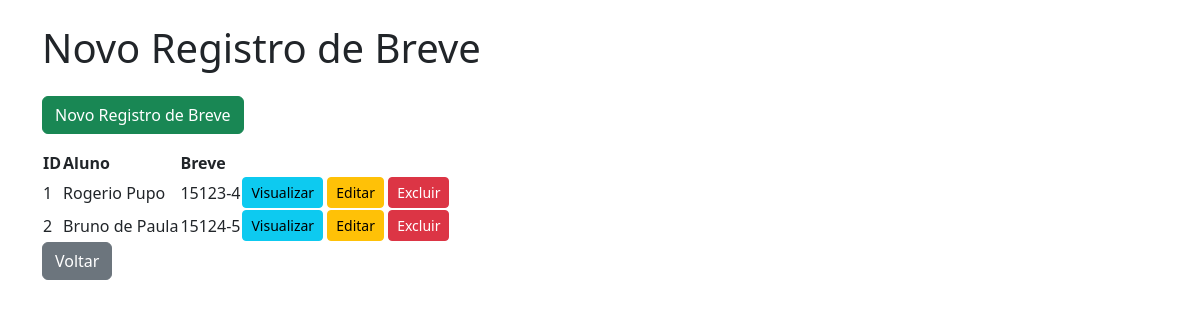
Screenshot of /breves/cadastro.php with the database file from the repository.
### tables this page shows
create table breves_emitidos
(
idBreve int auto_increment primary key,
numBreve varchar (10),
idAluno int,
constraint fk_idAluno_breve foreign key (idAluno) references alunos(idAluno)
);

create table alunos
(
idAluno int auto_increment primary key,
nomeAluno varchar (100)
);

### breves/cadastro.php (the view, shortened to what this page needs)
<?php
include("../conexao.php");
$buscarBreve = $conexao->query("SELECT breves_emitidos.idBreve, alunos.nomeAluno, breves_emitidos.numBreve from breves_emitidos inner join alunos ON breves_emitidos.idAluno=alunos.idAluno");
$exibirBreve = $buscarBreve->fetchAll(PDO::FETCH_ASSOC);
?>
<!DOCTYPE html>
<html lang="pt-br">
<head>
    <link href="https://cdn.jsdelivr.net/npm/bootstrap@5.3.3/dist/css/bootstrap.min.css" rel="stylesheet"
>
</head>
</head>
<body>
    <div class="container">
        <h1 class="my-4">Novo Registro de Breve</h1>
        <a href="inserir.php" class="btn btn-success mb-3">Novo Registro de Breve</a>
        <table>
            <theader>
                <tr>
                    <th>ID</th>
                    <th>Aluno</th>
                    <th>Breve</th>
                </tr>
            </theader>
            <?php foreach($exibirBreve as $breve): ?>
                <tr>
                    <td><?php echo htmlspecialchars($breve['idBreve']) ?></td>
                    <td><?php echo htmlspecialchars($breve['nomeAluno']) ?></td>
                    <td><?php echo htmlspecialchars($breve['numBreve']) ?></td>
                    <td>
                        <a href="visualizar.php?id=<?php echo $breve['idBreve']; ?>" class="btn btn-info btn-sm">Visualizar</a>
                        <a href="atualizar.php?id=<?php echo $breve['idBreve']; ?>" class="btn btn-warning btn-sm">Editar</a>
                        <a href="apagar.php?id=<?php echo $breve['idBreve']; ?>" class="btn btn-danger btn-sm"
                            onclick="return confirm('Tem certeza que deseja deletar este registro?')">Excluir</a>
                    </td>
                </tr>
            <?php endforeach; ?>
        </table>
        <a href="../index.php" class="btn btn-secondary">Voltar</a>
    </div>
</body>
</html>

### rows the page displays
breves_emitidos: idBreve "1", idAluno.nomeAluno "Rogerio Pupo", numBreve "15123-4"
breves_emitidos: idBreve "2", idAluno.nomeAluno "Bruno de Paula", numBreve "15124-5"
